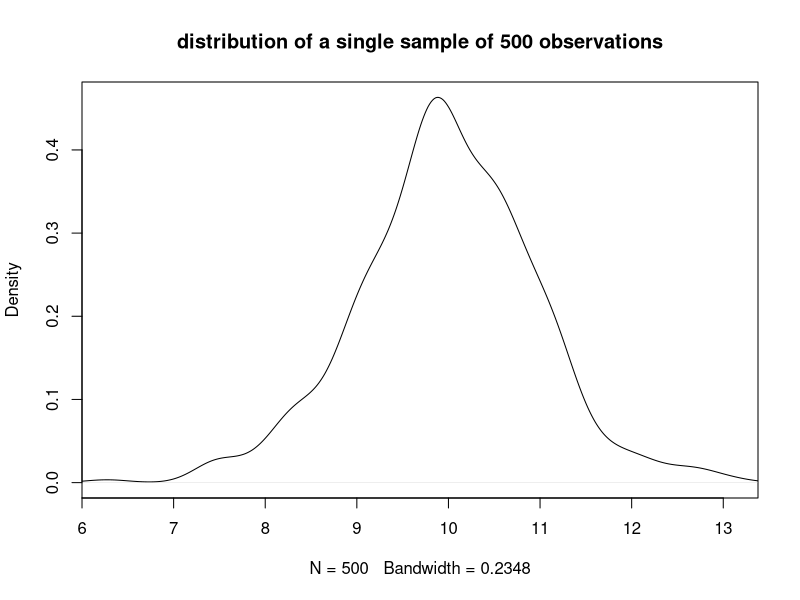
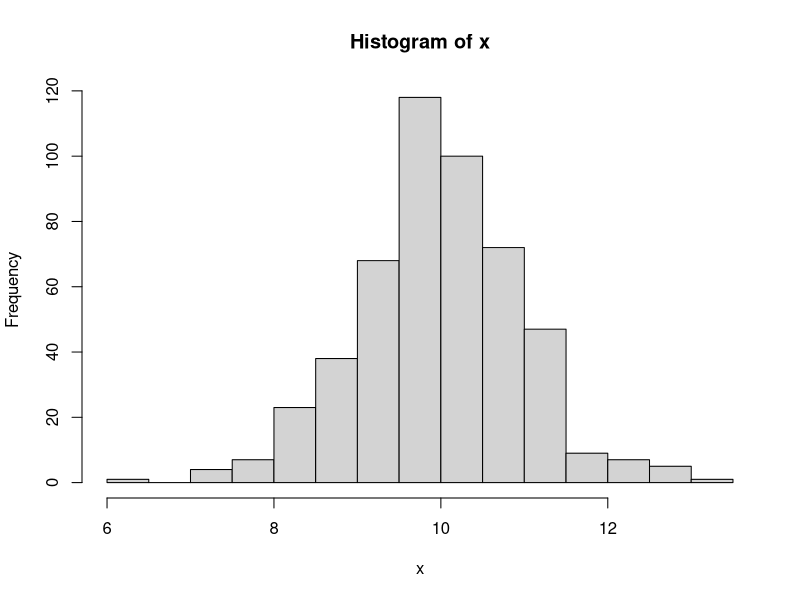
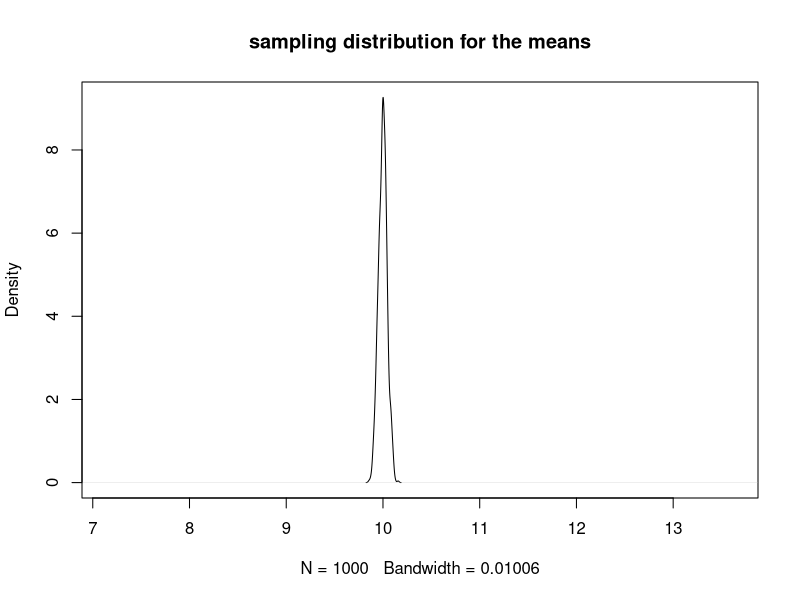

Generate these figures, in order, with R:
## ---- chunk 1
n <- 500

x <- rnorm(n = n, mean = 10,sd = 1)
## ---- chunk 2
kde <- density(x)
plot(kde, xlim=c(min(x),max(x)), main="distribution of a single sample of 500 observations")
## ---- chunk 3
hist(x)
mean(x)
sd(x)
## ---- chunk 4
sd(x)/sqrt(n)
## ---- chunk 5
x <- rnorm(n = n, mean = 10, sd = 1)
## ---- chunk 6
Dist1 <- function(n, mean=10, sd=1) {
  x <- rnorm(n=n, mean=mean, sd=sd)
  y <- mean(x)
  return(y)
  }
## ---- chunk 7
sample.means <- replicate(1000, Dist1(n=500)) 
## ---- chunk 8
plot(density(sample.means), xlim=c(min(x),max(x)), 
    main="sampling distribution for the means") 
## ---- chunk 9
sd(sample.means) 
sd(x)/sqrt(500)
